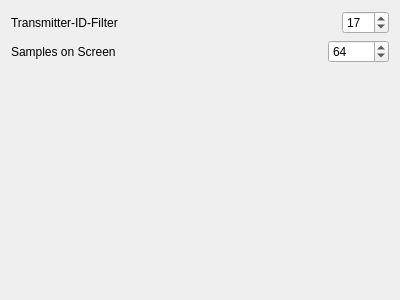
<?xml version="1.0" encoding="UTF-8"?>
<ui version="4.0">
 <class>MainWindow</class>
 <widget class="QMainWindow" name="MainWindow">
  <property name="geometry">
   <rect>
    <x>0</x>
    <y>0</y>
    <width>400</width>
    <height>300</height>
   </rect>
  </property>
  <property name="windowTitle">
   <string>DBusPlot</string>
  </property>
  <widget class="QWidget" name="centralWidget">
   <layout class="QVBoxLayout" name="verticalLayout">
    <item>
     <layout class="QHBoxLayout" name="horizontalLayout">
      <item>
       <widget class="QLabel" name="label">
        <property name="text">
         <string>Transmitter-ID-Filter</string>
        </property>
       </widget>
      </item>
      <item>
       <spacer name="horizontalSpacer">
        <property name="orientation">
         <enum>Qt::Horizontal</enum>
        </property>
        <property name="sizeHint" stdset="0">
         <size>
          <width>40</width>
          <height>20</height>
         </size>
        </property>
       </spacer>
      </item>
      <item>
       <widget class="QSpinBox" name="spinTransmitterIdFilter">
        <property name="maximum">
         <number>255</number>
        </property>
        <property name="value">
         <number>17</number>
        </property>
       </widget>
      </item>
     </layout>
    </item>
    <item>
     <layout class="QHBoxLayout" name="horizontalLayout_2">
      <item>
       <widget class="QLabel" name="label_2">
        <property name="text">
         <string>Samples on Screen</string>
        </property>
       </widget>
      </item>
      <item>
       <spacer name="horizontalSpacer_2">
        <property name="orientation">
         <enum>Qt::Horizontal</enum>
        </property>
        <property name="sizeHint" stdset="0">
         <size>
          <width>40</width>
          <height>20</height>
         </size>
        </property>
       </spacer>
      </item>
      <item>
       <widget class="QSpinBox" name="spinSamplesOnScreen">
        <property name="maximum">
         <number>10000</number>
        </property>
        <property name="value">
         <number>64</number>
        </property>
       </widget>
      </item>
     </layout>
    </item>
    <item>
     <spacer name="verticalSpacer">
      <property name="orientation">
       <enum>Qt::Vertical</enum>
      </property>
      <property name="sizeHint" stdset="0">
       <size>
        <width>20</width>
        <height>217</height>
       </size>
      </property>
     </spacer>
    </item>
   </layout>
  </widget>
 </widget>
 <layoutdefault spacing="6" margin="11"/>
 <resources/>
 <connections/>
</ui>
